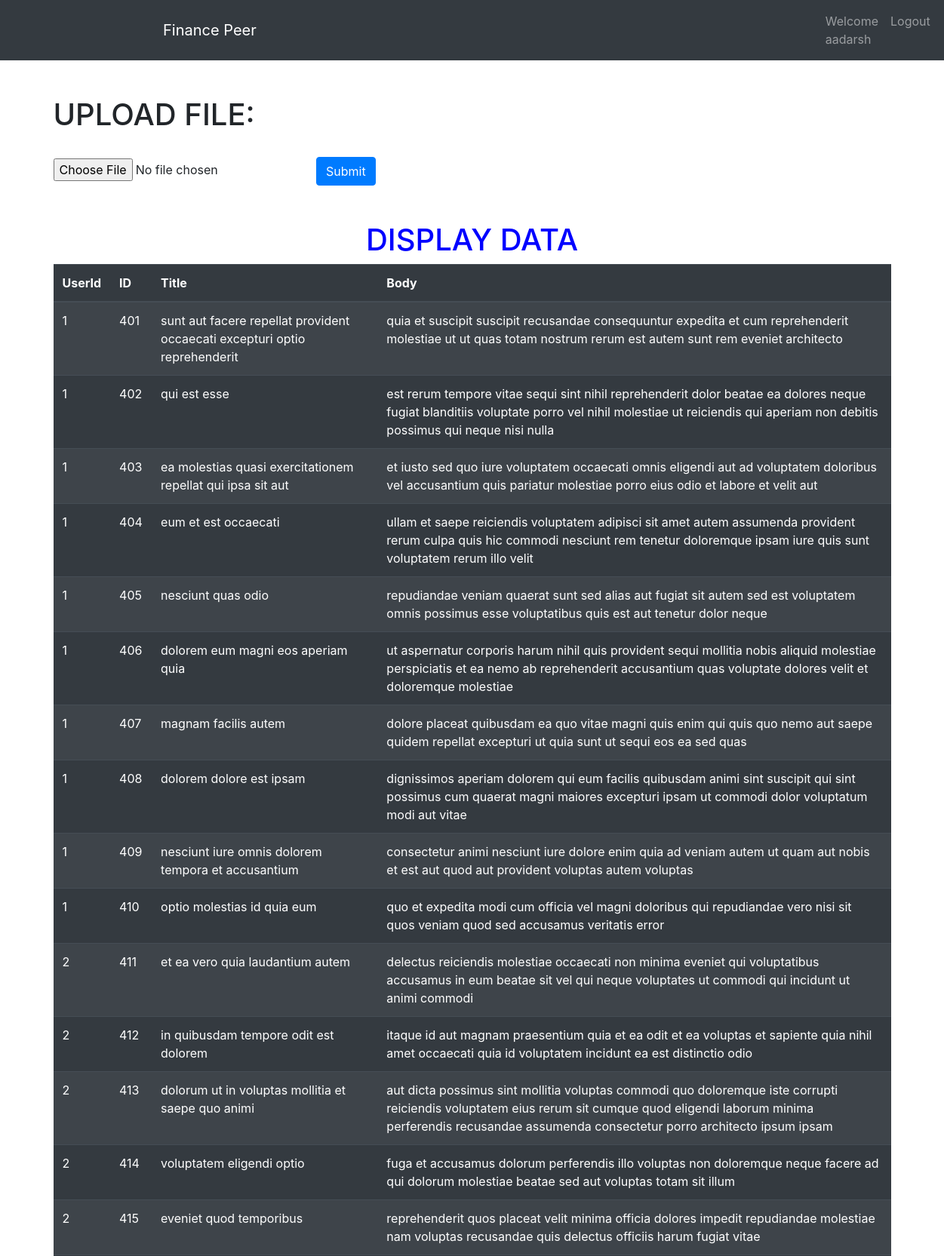
The page /file/ (signed in, upper part) on the database its author committed.
### src/models.py (models this page shows, shortened)
class Data(models.Model):
    userId = models.CharField(max_length=10)
    title = models.CharField(max_length=100)
    body = models.TextField()

### src/views.py (the view, shortened to what this page needs)
# urls.py: path('file/', file, name='file'),
@login_required
def file(request):
    data = Data.objects.all()
    return render(request, 'src/file.html', {'data': data})

### templates/src/file.html (shortened to what this page needs)
{% extends 'base.html' %}
{% block content %}
    <br><br>
    <div class="container">
        <form method="POST" enctype="multipart/form-data">
            <h1>UPLOAD FILE:</h1>
            <br>
            <input type="file" name="file">
            <input type="submit" class="btn btn-primary" style="float: center;">
        </form>
        <br><br>
        <h1 style="color:blue;text-align:center;">DISPLAY DATA</h1>
        <table class="table table-dark table-striped">
            <thead>
                <tr>
                    <th>UserId</th>
                    <th>ID</th>
                    <th>Title</th>
                    <th>Body</th>
                </tr>
            </thead>
            <tbody>
                {% for user in data %}
                    <tr>
                        <td>{{ user.userId }}</td>
                        <td>{{ user.id }}</td>
                        <td>{{ user.title }}</td>
                        <td>{{ user.body }}</td>
                    </tr>
                {% endfor %}
            </tbody>
        </table>
    </div>
{% endblock content %}

### templates/base.html (shortened to what this page needs)
<!DOCTYPE html>
{% load static %}
<html lang="en">
    <head>
        <link rel="stylesheet" href="https://cdn.jsdelivr.net/npm/bootstrap@4.5.3/dist/css/bootstrap.min.css"
>
    </head>
    <body>
        <nav class="navbar navbar-expand-lg navbar navbar-dark bg-dark">
            <a class="navbar-brand" href="#" style="margin-left: 200px">Finance Peer</a>
            <div class="collapse navbar-collapse" id="navbarNav" style="margin-left: 730px">
                <ul class="navbar-nav">
                    <li class="nav-item">
                        <a class="nav-link" href="#">Welcome {{ user.username }}</a>
                    </li>
                    <li class="nav-item">
                        <a class="nav-link" href="{% url 'logout' %}">Logout</a>
                    </li>
                </ul>
            </div>
        </nav>
        {% block content %}
        {% endblock %}
    </body>
</html>

### rows shown on the page
Data: userId "1", id "401", title "sunt aut facere repellat provident occaecati excepturi optio reprehenderit", body "quia et suscipit suscipit recusandae consequuntur expedita et cum reprehenderit molestiae ut ut quas totam nostrum rerum est autem sunt rem eveniet architecto"
Data: userId "1", id "402", title "qui est esse", body "est rerum tempore vitae sequi sint nihil reprehenderit dolor beatae ea dolores neque fugiat blanditiis voluptate porro vel nihil molestiae ut reiciendis qui aperiam non debitis possimus qui neque nisi nulla"
Data: userId "1", id "403", title "ea molestias quasi exercitationem repellat qui ipsa sit aut", body "et iusto sed quo iure voluptatem occaecati omnis eligendi aut ad voluptatem doloribus vel accusantium quis pariatur molestiae porro eius odio et labore et velit aut"
Data: userId "1", id "404", title "eum et est occaecati", body "ullam et saepe reiciendis voluptatem adipisci sit amet autem assumenda provident rerum culpa quis hic commodi nesciunt rem tenetur doloremque ipsam iure quis sunt voluptatem rerum illo velit"
Data: userId "1", id "405", title "nesciunt quas odio", body "repudiandae veniam quaerat sunt sed alias aut fugiat sit autem sed est voluptatem omnis possimus esse voluptatibus quis est aut tenetur dolor neque"
Data: userId "1", id "406", title "dolorem eum magni eos aperiam quia", body "ut aspernatur corporis harum nihil quis provident sequi mollitia nobis aliquid molestiae perspiciatis et ea nemo ab reprehenderit accusantium quas voluptate dolores velit et doloremque molestiae"
Data: userId "1", id "407", title "magnam facilis autem", body "dolore placeat quibusdam ea quo vitae magni quis enim qui quis quo nemo aut saepe quidem repellat excepturi ut quia sunt ut sequi eos ea sed quas"
Data: userId "1", id "408", title "dolorem dolore est ipsam", body "dignissimos aperiam dolorem qui eum facilis quibusdam animi sint suscipit qui sint possimus cum quaerat magni maiores excepturi ipsam ut commodi dolor voluptatum modi aut vitae"
Data: userId "1", id "409", title "nesciunt iure omnis dolorem tempora et accusantium", body "consectetur animi nesciunt iure dolore enim quia ad veniam autem ut quam aut nobis et est aut quod aut provident voluptas autem voluptas"
Data: userId "1", id "410", title "optio molestias id quia eum", body "quo et expedita modi cum officia vel magni doloribus qui repudiandae vero nisi sit quos veniam quod sed accusamus veritatis error"
Data: userId "2", id "411", title "et ea vero quia laudantium autem", body "delectus reiciendis molestiae occaecati non minima eveniet qui voluptatibus accusamus in eum beatae sit vel qui neque voluptates ut commodi qui incidunt ut animi commodi"
Data: userId "2", id "412", title "in quibusdam tempore odit est dolorem", body "itaque id aut magnam praesentium quia et ea odit et ea voluptas et sapiente quia nihil amet occaecati quia id voluptatem incidunt ea est distinctio odio"
Data: userId "2", id "413", title "dolorum ut in voluptas mollitia et saepe quo animi", body "aut dicta possimus sint mollitia voluptas commodi quo doloremque iste corrupti reiciendis voluptatem eius rerum sit cumque quod eligendi laborum minima perferendis recusandae assumenda consectetur porro architecto ipsum ipsam"
Data: userId "2", id "414", title "voluptatem eligendi optio", body "fuga et accusamus dolorum perferendis illo voluptas non doloremque neque facere ad qui dolorum molestiae beatae sed aut voluptas totam sit illum"
Data: userId "2", id "415", title "eveniet quod temporibus", body "reprehenderit quos placeat velit minima officia dolores impedit repudiandae molestiae nam voluptas recusandae quis delectus officiis harum fugiat vitae"

### other values the page prints
{{ user.username }} "aadarsh"
